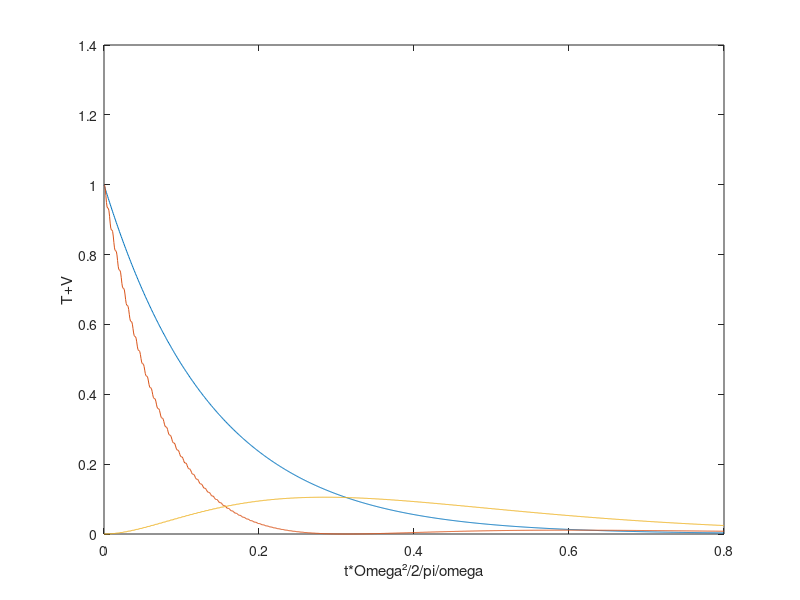

MATLAB code to generate this figure:
clc, clearvars
%problem parameters
initE=1;
omega1=1;
omega2=1;
gamma1=22*10^(-3);
gamma2=10^(-3);
omegaCoupling=0.1;

%my assumptions:
mass=1;

%time constant
tau=2*pi*omega1/omegaCoupling^2;

%simulating parameters(in seconds)
dt=0.00001;
plotted=50000;
final=0.8*tau;


%important arrays:
t=0:(dt*plotted):final;
phase=zeros(4,size(t,2));

%simulating the phase
phase(1,1)=sqrt(2*initE/omega1^2/mass);
phase(2,1)=0;
phase(3,1)=0;
phase(4,1)=0;
matrix=[0 1 0 0;-omega1^2 -gamma1 omegaCoupling^2 0;0 0 0 1;omegaCoupling^2 0 -omega2^2 -gamma2];
itteration=(dt*matrix+eye(4))^plotted;
for index=2:(size(t,2))
  phase(:,index)=itteration*phase(:,index-1);
end

  %energy:
energy=zeros(2,size(t,2));
energy(1,:)=mass*(phase(2,:).^2)./2+mass*omega1^2*phase(1,:).^2/2;
energy(2,:)=mass*(phase(4,:).^2)./2+mass*omega2^2*phase(3,:).^2/2;
regularFall=energy(1,1)*exp(-(gamma1+gamma2)*t/2);
plot(t/tau,regularFall,"DisplayName","uncoupled")

xlabel("t*Omega²/2/pi/omega")
ylabel("T+V")
hold on

plot(t/tau,energy(1,:),"DisplayName","particle 1")

plot(t/tau,energy(2,:),"DisplayName","particle 2")

hold off

